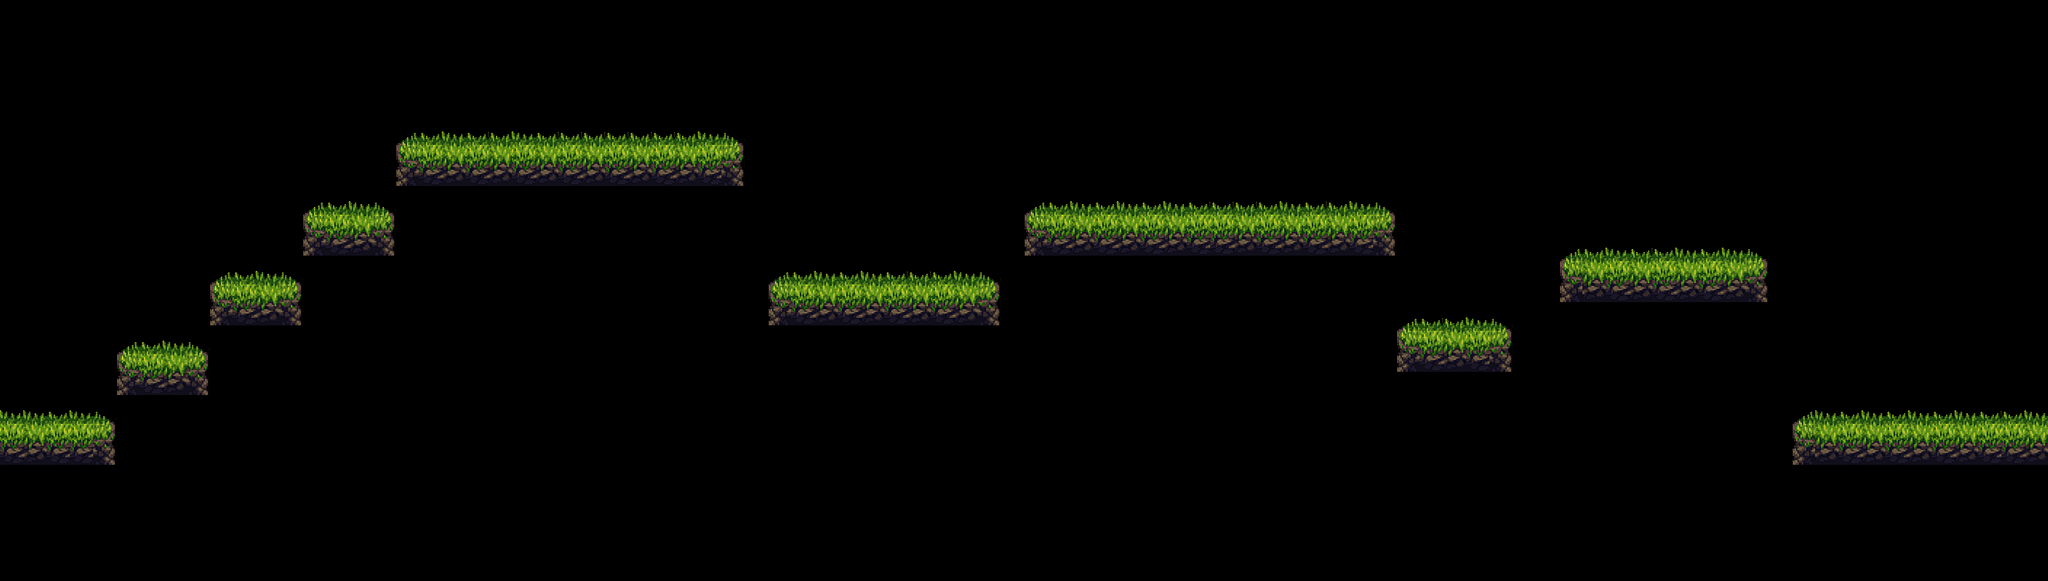

A level layout from a 2D game, rendered from its tile map. Below: a short description, then the map file with tile-grid data replaced by summaries:
An orthogonal 88x25 tile map with 32x32 px tiles, 2 tile layers (T1, B2), 2 tilesets.

<map version="1.10" tiledversion="1.10.0" orientation="orthogonal" renderorder="right-down" width="88" height="25" tilewidth="32" tileheight="32" infinite="0" nextlayerid="3" nextobjectid="1">
 <tileset firstgid="1" name="tiles" tilewidth="32" tileheight="32" tilecount="104" columns="8">
  <image source="Plains_Asset_Pack/Tiles/tiles.png" width="256" height="416" />
 </tileset>
 <tileset firstgid="105" name="top_tiles" tilewidth="32" tileheight="32" tilecount="20" columns="5">
  <image source="Plains_Asset_Pack/Tiles/top_tiles.png" width="160" height="128" />
 </tileset>
 <layer id="1" name="T1" width="88" height="25">
  <data>[2200 cells, 166 non-empty, 8 distinct tile ids]</data>
 </layer>
 <layer id="2" name="B2" width="88" height="25">
  <data>[2200 cells, 83 non-empty, 4 distinct tile ids]</data>
 </layer>
</map>